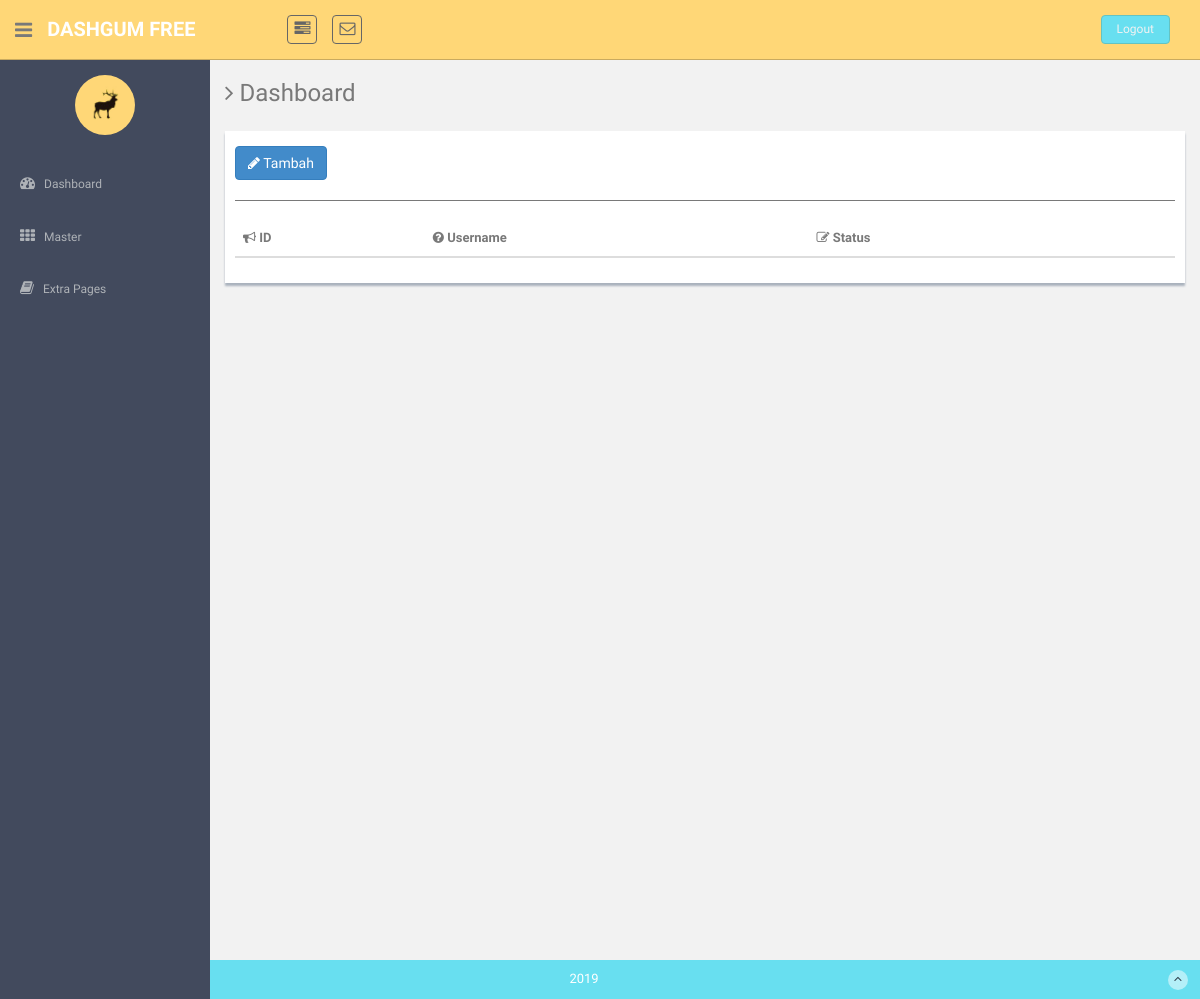
Page /index.php/c_user/list_user on the earlier database version.
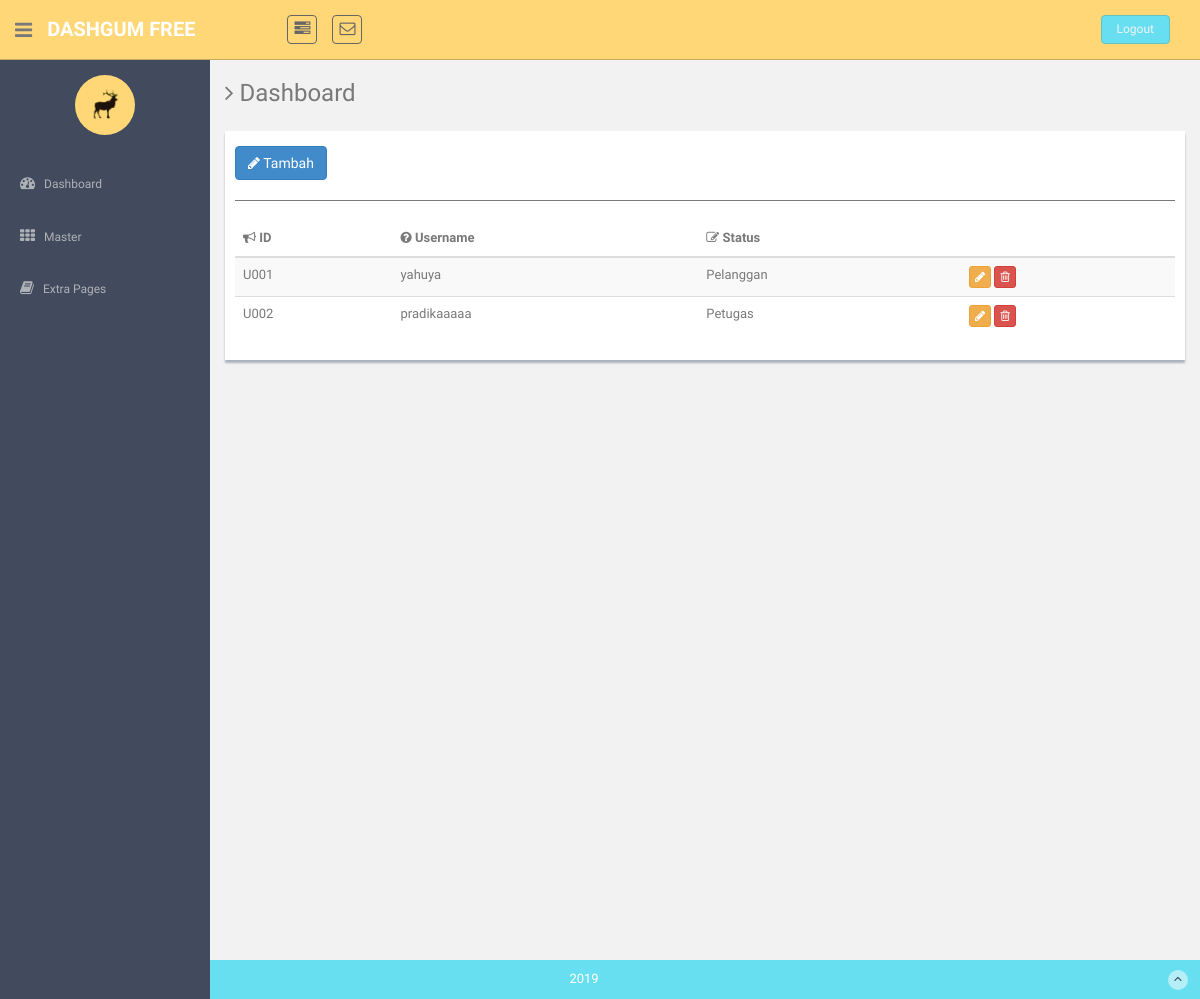
Same page on the later database version.
### tables this page shows
CREATE TABLE `tbl_user` (
  `user_id` char(6) NOT NULL,
  `user_username` varchar(50) NOT NULL,
  `user_password` varchar(50) NOT NULL,
  `user_status` enum('Admin','Petugas','Pelanggan') NOT NULL
);

### application/controllers/C_User.php (called while the page is built, shortened)
<?php
class C_User extends CI_Controller {
    public function __construct(){
        $this->load->model('M_User');
        $this->load->model('M_Biodata');
    }
    public function list_user(){
        $data['list_user'] = $this->M_User->getListUser();
        $this->load->view('dashboard/master/view_user', $data);
    }
}

### index.php (called while the page is built, shortened)
<?php
require_once BASEPATH.'core/CodeIgniter.php';

### application/models/M_User.php (called while the page is built, shortened)
<?php
class M_User extends CI_Model {
    public function getListUser(){
        $this->db->select('*');
        $this->db->where('user_status !=', 'admin');
        return $this->db->get('tbl_user')->result();
    }
}

### application/views/dashboard/master/view_user.php (the view, shortened to what this page needs)
      <section id="main-content">
          <section class="wrapper site-min-height">
          	<h3><i class="fa fa-angle-right"></i> Dashboard</h3>
          	<div class="row mt">
          		<div class="col-lg-12">
                  <div class="content-panel" style="padding-left:10px;padding-right:10px;">
                            <table class="table table-striped table-advance table-hover" id="user_list">
                                  <button class="btn btn-primary" data-toggle="modal" data-target="#ModalTambah"><i class="fa fa-pencil"></i> Tambah</button>
	                  	  	  <hr>
                              <thead>
                              <tr>
                                  <th><i class="fa fa-bullhorn"></i> ID</th>
                                  <th class="hidden-phone"><i class="fa fa-question-circle"></i> Username</th>
                                  <th><i class=" fa fa-edit"></i> Status</th>
                                  <th></th>
                              </tr>
                              </thead>
                              <tbody id="data_user">
                              <?php foreach ($list_user as $key) {?>
                                    <tr>
                                        <td><?=$key->user_id?></td>
                                        <td><?=$key->user_username?></td>
                                        <td><?=$key->user_status?></td>
                                        <td>
                                        <a href="javascript:;" class="btn btn-warning btn-xs layanan_edit"><i class="fa fa-pencil"></i></a>
                                        <a href="javascript:;" class="btn btn-danger btn-xs layanan_hapus"><i class="fa fa-trash-o "></i></a>
                                        </td>
                                    </tr>
                              <?php } ?>
                              </tbody>
                          </table>
                    </div>
          		</div>
          	</div>
		</section><! --/wrapper -->
      </section>
  </body>
</html>

Differences in the rows shown:
added tbl_user: user_id "U001", user_username "yahuya", user_status "Pelanggan"
added tbl_user: user_id "U002", user_username "pradikaaaaa", user_status "Petugas"
